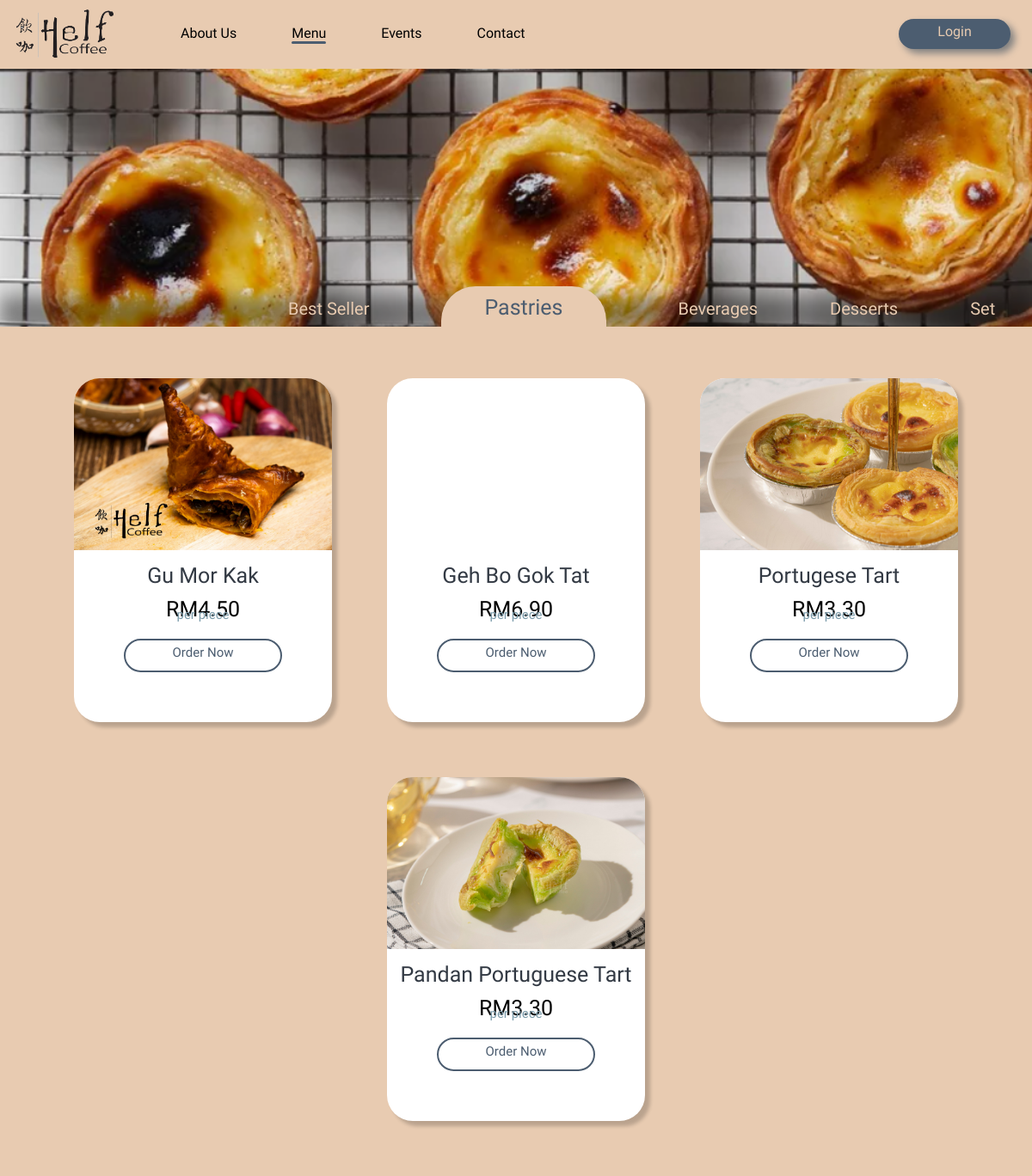
Page /User/menu_pastries.php on the committed database.
### tables this page shows
CREATE TABLE `product` (
  `product_id` int(11) NOT NULL,
  `product_name` text NOT NULL,
  `price` float NOT NULL,
  `product_type` int(100) NOT NULL,
  `product_desc` text NOT NULL,
  `product_quan` int(100) NOT NULL,
  `product_cal` int(100) NOT NULL,
  `best_seller` tinyint(1) NOT NULL,
  `product_img` varchar(100) NOT NULL,
  `pixel` int(10) NOT NULL
);

### User/menu_pastries.php (the view, shortened to what this page needs)
<?php
    include 'dbConnection.php';
 ?>
<!DOCTYPE html>
<html lang="en">
<head>
    <link rel="stylesheet" href="css/menu_style.css">
    <link rel="stylesheet" href="https://cdnjs.cloudflare.com/ajax/libs/font-awesome/4.7.0/css/font-awesome.min.css">
</head>
<body>
    <div class="nav_bar">
        <div class="logo">
            <a href="index.php"><img src="images/helf_coffee_logo.png" alt="Helf Coffee Logo" style="width: 130px" href="index.php"></a>
        </div>
        <?php if(!isset($_SESSION['logged_in'])) : ?>
        <a href="user_login.php" class="login">Login</a>
        <?php endif ?>
        <nav class="pages">
            <ul>
                <li><a href="#">About Us</a></li>
                <li><a class="active" href="menu_best_seller.php">Menu</a></li>
                <li><a href="events.php">Events</a></li>
                <li><a href="contact_us.php">Contact</a></li>
            </ul>
        </nav>
    </div>
    <div class="menu_bar" id="scroll">
        <img src="images/pastries_bg.png" alt="Best Seller Bg" style="bottom: 180px;">
        <ul>
            <li><a class="unactive" href="menu_best_seller.php">Best Seller</a></li>
            <li><a class="active2" href="menu_pastries.php">Pastries</a></li>
            <li><a class="unactive" href="menu_beverages.php">Beverages</a></li>
            <li><a class="unactive" href="menu_desserts.php">Desserts</a></li>
            <li><a class="unactive" href="menu_set.php">Set</a></li>
        </ul>
    </div>
    <div class="content_container">
    <div class="item_container">
    <?php
        $sql = $conn->query("SELECT * FROM product WHERE product_type = 1 ORDER by product_id");
        if($sql->num_rows > 0 ){
            while($data=$sql->fetch_assoc()){
    ?>
        <div class="item">
            <div class="item_pic">
            <?php
                echo  '<img style="bottom: '.$data['pixel'].'px;" src="'.$data['product_img'].'"/>';
            ?>
            </div>
            <div class="description">
                <div class="item_name"><center><?php echo $data['product_name']?></center></div>
                <div class="price">
                    <center>RM<?php echo number_format($data['price'], 2);?></center>
                    <div class="sub_price"><center>per piece</center></div>
                </div>
                <div class="order_btn" onclick="togglePopup_<?php echo $data['product_id']?>()"><center>Order Now</center></div>
            </div>
        </div>
        <?php
           }
        }
        ?>
    </div>
    </div>
</body>
</html>

### User/css/menu_style.css (style rules this page uses)
body { margin: 0; background-color: #E8CBB1; }
.nav_bar { background-color: #E8CBB1; padding: 5px 10px; font-family: 'Marhey', cursive; height: 70px; }
.logo, .pages { display: inline-block; }
.pages { position: absolute; }
.pages ul li { list-style: none; display: inline-block; text-align: center; margin: 0 30px; padding-top: 8px; }
.pages ul li a { position: relative; text-decoration: none; color: black; width: 0; }
.pages ul li a::after { content: ""; display: block; background-color: #4C5D70; height: 3px; width: 0%; border-radius: 20px; position: absolute; left: 50%; }
.pages ul li .active::after { content: ""; display: block; background-color: #4C5D70; height: 3px; width: 100%; border-radius: 20px; position: absolute; left: 0; }
.login { position: relative; float: right; background-color: #4C5D70; color: #E8CBB1; width: 120px; height: 30px; border-radius: 30px; text-align: center; text-decoration: none; margin: 17px 15px; padding: 5px 5px 0; box-shadow: 5px 5px 8px grey; z-index: 1; }
.login::before { content: ""; display: block; position: absolute; top: 0; bottom: 0; right: 0; left: 0; background-color: #E8CBB1; border-radius: 30px; border: 2px solid #4C5D70; z-index: -1; transform: scaleX(0); transition: transform 0.3s ease-in-out; }
.menu_bar img { width: 100%; height: 500px; position: relative; z-index: -1; object-fit: cover; }
.menu_bar ul li { list-style: none; display: inline-block; text-align: center; margin: 0 40px; line-height: 0; position: relative; bottom: 248px; left: 255px; z-index: 2; }
.menu_bar ul li a { text-decoration: none; color: #E8CBB1; font-family: 'Marhey', cursive; font-size: 20px; }
.menu_bar ul li .active2 { font-size: 25px; background-color: #E8CBB1; color: #4C5D70; padding: 10px 50px; border-radius: 40px 40px 0 0; }
.content_container { width: 100%; background-color: #E8CBB1; padding: 30px 0px; position: absolute; top: 380px; z-index: 2; }
.item_container { width: 100%; margin: auto; text-align: center; }
.item { display: inline-block; width: 300px; height: 400px; border-radius: 30px; overflow: hidden; background-color: white; box-shadow: 6px 6px 4px rgba(0, 0, 0, 0.2); margin: 30px 30px; font-family: 'Marhey', cursive; font-size: 25px; }
.item_pic { width: 300px; height: 200px; overflow: hidden; }
.item img { width: 300px; position: relative; }
.description { width: 300px; height: 200px; margin-top: 15px; }
.item_name { margin: 5px 0 10px; color: #333A44; }
.price { display: inline-block; margin: 0 10px; }
.sub_price { font-size: 15px; position: relative; bottom: 17px; color: #7C9CAB; }
.order_btn { position: relative; background-color: white; color: #4C5D70; border: 2px solid #4C5D70; width: 180px; height: 30px; border-radius: 30px; font-size: 15px; margin: auto; padding-top: 5px; z-index: 1; }
.order_btn::before { content: ""; display: block; width: 180px; height: 35px; position: absolute; bottom: -1px; left: -1px; background-color: #4C5D70; border-radius: 30px; border: 2px solid #4C5D70; transition: transform 0.3s ease-in-out; transform: scaleX(0); z-index: -1; }

### rows in the picture
product: shows a picture, product_name "Gu Mor Kak", price "4.50"
product: product_name "Geh Bo Gok Tat", price "6.90"
product: product_img (picture), product_name "Portugese Tart", price "3.30"
product: product_img (picture), product_name "Pandan Portuguese Tart", price "3.30"
